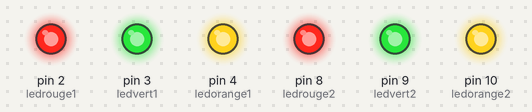
This sketch was run on a simulated Arduino Uno, built with avr-gcc and run on an emulated ATmega328P. Parts: output pins drawn as LEDs (lit = HIGH).

Above: at 0.1 s.
Timing chart, 0 to 1.6 s (numbered marks = the images above):
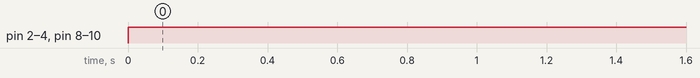

The sketch:

sketch_apr22a.ino
```cpp
int ledrouge1 = 2;
int ledvert1 = 3;
int ledorange1 = 4;

int ledrouge2 = 8;
int ledvert2 = 9;
int ledorange2 = 10;

void setup() {
  // put your setup code here, to run once:
    pinMode(ledrouge1,OUTPUT);
  pinMode(ledvert1,OUTPUT);
  pinMode(ledorange1,OUTPUT);
  pinMode(ledrouge2,OUTPUT);
  pinMode(ledvert2,OUTPUT);
  pinMode(ledorange2,OUTPUT);
}

void loop() {
  // put your main code here, to run repeatedly:
  digitalWrite(ledorange2,HIGH);
        digitalWrite(ledrouge1,HIGH);
        digitalWrite(ledvert1,HIGH);
        digitalWrite(ledvert2,HIGH);
        digitalWrite(ledorange1,HIGH);
        digitalWrite(ledrouge2,HIGH);

}
```

Measured:
- by itself, pin 2 (ledrouge1), pin 3 (ledvert1), pin 4 (ledorange1), pin 8 (ledrouge2), pin 9 (ledvert2), pin 10 (ledorange2): LOW → HIGH at 0.00 s
